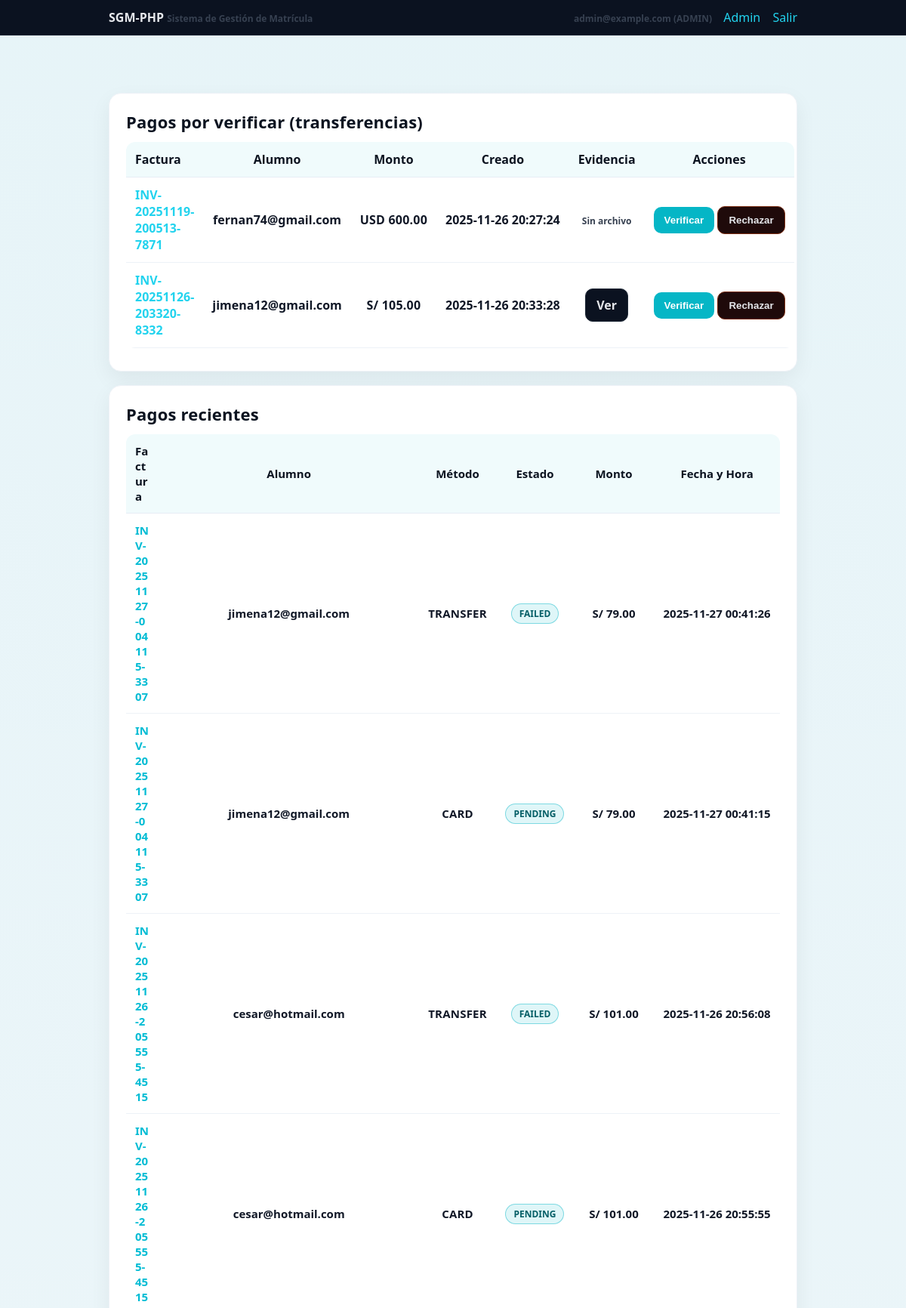
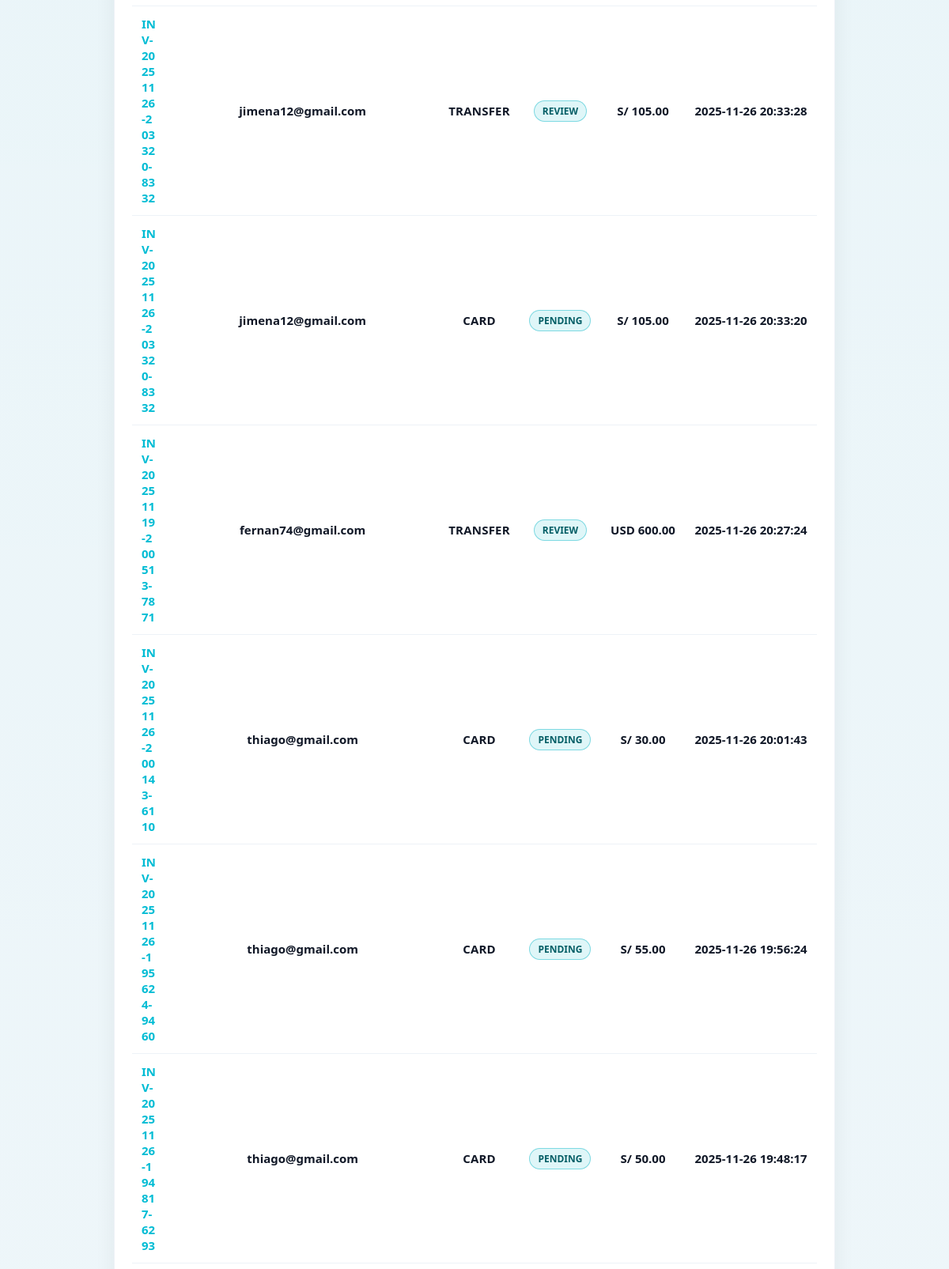
The app's page /admin_dashboard.php (signed in, upper part) with its own data (2 pictures, top to bottom).
### tables this page shows
CREATE TABLE `payments` (
  `id` int(10) UNSIGNED NOT NULL,
  `invoice_id` int(10) UNSIGNED NOT NULL,
  `provider` varchar(50) NOT NULL,
  `provider_payment_id` varchar(100) DEFAULT NULL,
  `amount_cents` int(11) NOT NULL,
  `currency` varchar(10) NOT NULL,
  `method` varchar(20) NOT NULL,
  `status` enum('PENDING','SUCCEEDED','FAILED','REVIEW','REFUNDED') NOT NULL DEFAULT 'PENDING',
  `verified_by` int(10) UNSIGNED DEFAULT NULL,
  `verified_at` datetime DEFAULT NULL,
  `created_at` datetime NOT NULL DEFAULT CURRENT_TIMESTAMP
);

CREATE TABLE `invoices` (
  `id` int(10) UNSIGNED NOT NULL,
  `student_id` int(10) UNSIGNED NOT NULL,
  `number` varchar(50) NOT NULL,
  `currency` varchar(10) NOT NULL DEFAULT 'USD',
  `amount_cents` int(11) NOT NULL,
  `status` enum('OPEN','PAID','VOID') NOT NULL DEFAULT 'OPEN',
  `created_at` datetime NOT NULL DEFAULT CURRENT_TIMESTAMP
);

CREATE TABLE `users` (
  `id` int(10) UNSIGNED NOT NULL,
  `email` varchar(190) NOT NULL,
  `password_hash` varchar(255) NOT NULL,
  `role` enum('STUDENT','ADMIN') NOT NULL,
  `created_at` datetime NOT NULL DEFAULT CURRENT_TIMESTAMP
);

CREATE TABLE `documents` (
  `id` int(10) UNSIGNED NOT NULL,
  `payment_id` int(10) UNSIGNED NOT NULL,
  `uploader_id` int(10) UNSIGNED DEFAULT NULL,
  `filename` varchar(255) NOT NULL,
  `mime_type` varchar(100) NOT NULL,
  `path` varchar(255) NOT NULL,
  `created_at` datetime NOT NULL DEFAULT CURRENT_TIMESTAMP
);

### db.php (called while the page is built, shortened)
<?php
function cents_to_money(int $cents) : string {
  return number_format(($cents / 100), 2, '.', ',');
}
?>

### admin_dashboard.php (the view, shortened to what this page needs)
<?php
require __DIR__ . '/db.php';
$pdo = db();
$pending = $pdo->query('
  SELECT p.*, i.number AS invoice_number, u.email AS student_email
  FROM payments p
  JOIN invoices i ON i.id = p.invoice_id
  JOIN students st ON st.id = i.student_id
  JOIN users u ON u.id = st.user_id
  WHERE p.status = "REVIEW"
  ORDER BY p.created_at ASC
')->fetchAll(PDO::FETCH_ASSOC);
$recent = $pdo->query('
  SELECT p.*, i.number AS invoice_number, u.email AS student_email
  FROM payments p
  JOIN invoices i ON i.id = p.invoice_id
  JOIN students st ON st.id = i.student_id
  JOIN users u ON u.id = st.user_id
  ORDER BY p.created_at DESC LIMIT 20
')->fetchAll(PDO::FETCH_ASSOC);
?>
<!DOCTYPE html>
<html lang="es">
<head>
  <link rel="stylesheet" href="styles.css">
</head>
<body class="landing-dashboard">
<?php include __DIR__ . '/partials/header.php'; ?>
<main class="dashboard-main">
  <div class="container">
    <div class="card">
      <h2>Pagos por verificar (transferencias)</h2>
      <?php if(!$pending): ?>
        <div class="small">No hay pagos en revisión.</div>
      <?php else: ?>
        <table class="dashboard-table">
          <thead>
            <tr>
              <th>Factura</th>
              <th>Alumno</th>
              <th>Monto</th>
              <th>Creado</th>
              <th>Evidencia</th>
              <th>Acciones</th>
            </tr>
          </thead>
          <tbody>
            <?php foreach($pending as $p): ?>
              <tr>
                <td>
                  <a href="invoice.php?id=<?= (int)$p['invoice_id'] ?>">
                    <?= htmlspecialchars($p['invoice_number']) ?>
                  </a>
                </td>
                <td><?= htmlspecialchars($p['student_email']) ?></td>
                <td><?= htmlspecialchars($p['currency']) ?> <?= cents_to_money((int)$p['amount_cents']) ?></td>
                <td><?= htmlspecialchars($p['created_at']) ?></td>
                <td>
                  <?php
                    $docs = $pdo->prepare('SELECT * FROM documents WHERE payment_id = ?');
                    $docs->execute([$p['id']]);
                    $ds = $docs->fetchAll(PDO::FETCH_ASSOC);
                    if (!$ds) {
                      echo "<span class='small'>Sin archivo</span>";
                    } else {
                      foreach ($ds as $d) {
                        $url = 'uploads/' . rawurlencode($d['path']);
                        echo "<a href='{$url}' target='_blank' class='btn'>Ver</a> ";
                      }
                    }
                  ?>
                </td>
                <td>
                  <form method="post" style="display:inline">
                    <button class="btn btn-ok" name="action" value="verify">Verificar</button>
                  </form>
                  <form method="post" style="display:inline">
                    <button class="btn btn-warn" name="action" value="reject">Rechazar</button>
                  </form>
                </td>
              </tr>
            <?php endforeach; ?>
          </tbody>
        </table>
      <?php endif; ?>
    </div>
    <div class="card">
      <h2>Pagos recientes</h2>
<table class="dashboard-table admin-payments">
  <thead>
    <tr>
      <th class="col-invoice">Factura</th>
      <th class="col-student">Alumno</th>
      <th class="col-method">Método</th>
      <th class="col-status">Estado</th>
      <th class="col-amount">Monto</th>
      <th class="col-date">Fecha y Hora</th>
    </tr>
  </thead>
  <tbody>
    <?php foreach($recent as $p): ?>
      <tr>
        <td class="col-invoice">
          <a href="invoice.php?id=<?= (int)$p['invoice_id'] ?>" class="invoice-link">
            <?= htmlspecialchars($p['invoice_number']) ?>
          </a>
        </td>
        <td class="col-student"><?= htmlspecialchars($p['student_email']) ?></td>
        <td class="col-method"><?= htmlspecialchars($p['method']) ?></td>
        <td class="col-status"><span class="badge"><?= htmlspecialchars($p['status']) ?></span></td>
        <td class="col-amount"><?= htmlspecialchars($p['currency']) ?> <?= cents_to_money((int)$p['amount_cents']) ?></td>
        <td class="col-date"><?= htmlspecialchars($p['created_at']) ?></td>
      </tr>
    <?php endforeach; ?>
  </tbody>
</table>
    </div>
    </div>
</main>
</body>
</html>

### records on screen
payments: invoice.number "INV-20251119-200513-7871", users.email "fernan74@gmail.com", currency "USD", amount_cents "600.00", created_at "2025-11-26 20:27:24", shows "Sin archivo", method "TRANSFER", status "REVIEW"
payments: invoice.number "INV-20251126-203320-8332", users.email "jimena12@gmail.com", currency "S/", amount_cents "105.00", created_at "2025-11-26 20:33:28", method "TRANSFER", status "REVIEW"
payments: invoice.number "INV-20251127-004115-3307", users.email "jimena12@gmail.com", method "TRANSFER", status "FAILED", currency "S/", amount_cents "79.00", created_at "2025-11-27 00:41:26"
payments: invoice.number "INV-20251127-004115-3307", users.email "jimena12@gmail.com", method "CARD", status "PENDING", currency "S/", amount_cents "79.00", created_at "2025-11-27 00:41:15"
payments: invoice.number "INV-20251126-205555-4515", users.email "cesar@hotmail.com", method "TRANSFER", status "FAILED", currency "S/", amount_cents "101.00", created_at "2025-11-26 20:56:08"
payments: invoice.number "INV-20251126-205555-4515", users.email "cesar@hotmail.com", method "CARD", status "PENDING", currency "S/", amount_cents "101.00", created_at "2025-11-26 20:55:55"
payments: invoice.number "INV-20251126-203320-8332", users.email "jimena12@gmail.com", method "CARD", status "PENDING", currency "S/", amount_cents "105.00", created_at "2025-11-26 20:33:20"
payments: invoice.number "INV-20251126-200143-6110", users.email "thiago@gmail.com", method "CARD", status "PENDING", currency "S/", amount_cents "30.00", created_at "2025-11-26 20:01:43"
payments: invoice.number "INV-20251126-195624-9460", users.email "thiago@gmail.com", method "CARD", status "PENDING", currency "S/", amount_cents "55.00", created_at "2025-11-26 19:56:24"
payments: invoice.number "INV-20251126-194817-6293", users.email "thiago@gmail.com", method "CARD", status "PENDING", currency "S/", amount_cents "50.00", created_at "2025-11-26 19:48:17"

### other values on screen
$userEmail "admin@example.com"
$userRole "ADMIN"
